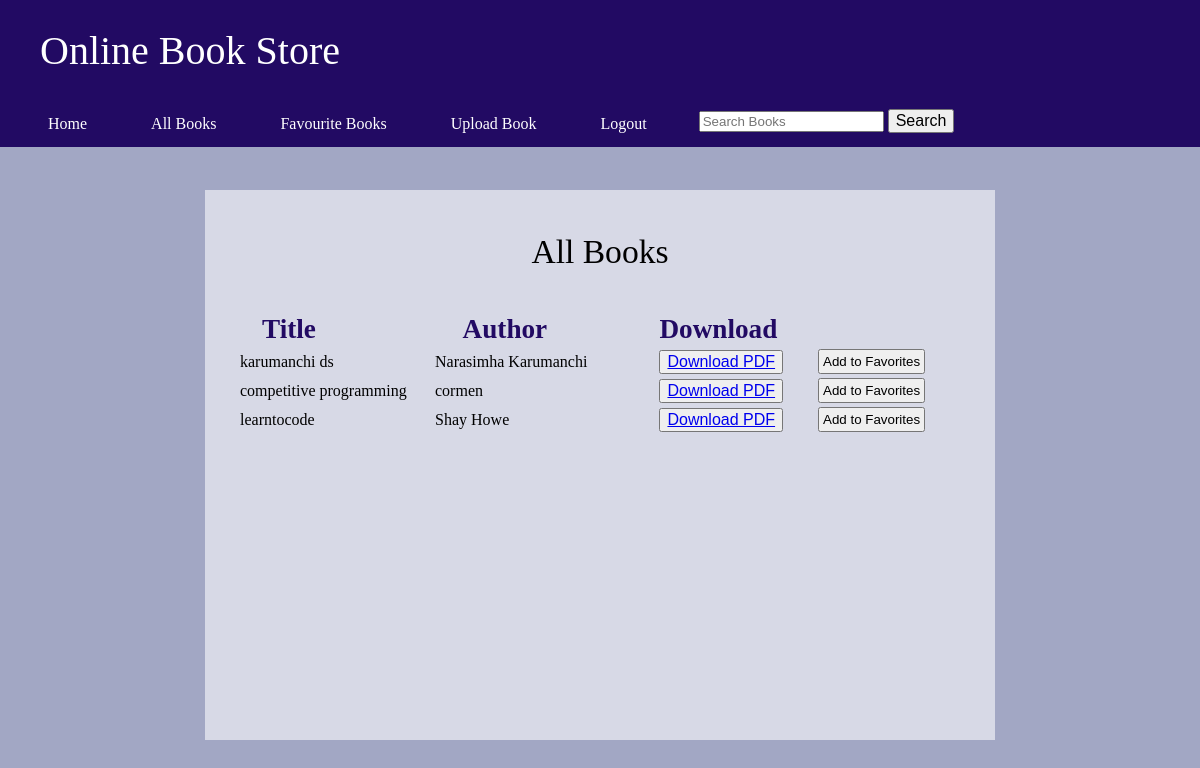
/books/ (signed in), run on the app's committed database.
### accounts/models.py (models this page shows, shortened)
class Book(models.Model):
    title=models.CharField(max_length=100)
    author=models.CharField(max_length=100)
    pdf=models.FileField(upload_to='books/pdfs/')
    category=models.CharField(max_length=30,choices=category_choices,default="")
    usersfav=models.ManyToManyField(User,blank=True)

### accounts/views.py (the view)
# urls.py: path('books/',views.book_list, name='book_list'),
@login_required(login_url='books')
def book_list(request):
    books=Book.objects.all()
    return render(request,'book_list.html',{'books':books})

### templates/book_list.html (shortened to what this page needs)
{% load static %}
<!DOCTYPE html>
<html lang="en" style="background-color:rgba(94, 103, 153, 0.575)">
<head>
    <link rel="stylesheet" type="text/css" href="{% static 'css/style.css' %}">
    <link rel="stylesheet" href="https://cdnjs.cloudflare.com/ajax/libs/font-awesome/4.7.0/css/font-awesome.min.css">
    <div class="topnav">
        <h1 style="color: white;margin-left:40px;">Online Book Store</h1>
        <li><a href="{% url 'frontpage' %}">Home</a></li>
        <li><a href="{% url 'book_list' %}">All Books</a></li>
        <li><a href="{% url 'viewfav' %}">Favourite Books</a></li>
        <li><a href="{% url 'upload_book' %}">Upload Book</a></li>
        <li><a href="{% url 'logoutpage' %}">Logout  &nbsp;&nbsp;&nbsp;&nbsp;&nbsp;&nbsp;&nbsp;&nbsp;</a></li>
        <form method="GET" action="/search" style="margin-top: 35px;">
            <input type="search"  placeholder="Search Books" name="query" id="query" aria-label="Search">
            <button type="submit">Search</button>
          </form>
    </div>
    <div class="prof-box1">
        <h1 style="font-size: 2.1rem;color:black;text-align:center;">All Books</h1>
        <table class="table">
            <thead>
                <tr style="color:rgb(34, 10, 99); font-size:1.7em;">
                    <th>&nbsp;&nbsp;&nbsp;&nbsp;&nbsp;Title &nbsp; &nbsp;&nbsp;&nbsp;&nbsp;&nbsp;&nbsp;&nbsp;&nbsp;&nbsp;&nbsp;&nbsp; </th>
                    <th>&nbsp;&nbsp;&nbsp;&nbsp;&nbsp;&nbsp;&nbsp;Author &nbsp;&nbsp;&nbsp;&nbsp;&nbsp;&nbsp;&nbsp;&nbsp;&nbsp;&nbsp;&nbsp;&nbsp;&nbsp;&nbsp;&nbsp;</th>
                    <th>Download</th>
                    <br>
                </tr>
            </thead>
            <tbody>
                {% for book in books %}
                <tr style="color: black;">
                    <td>&nbsp;&nbsp;&nbsp;{{ book.title }}</td>
                    <td>&nbsp;&nbsp;&nbsp;&nbsp;&nbsp;{{ book.author }}</td>
                    <td style="padding-right: 32px;">
                        <button>
                        <a href="{{ book.pdf.url }}" class="btn btn-primary btn-sm" target="_blank">
                            Download PDF
                        </a>
                        </button></td>
                        <td><input style="padding: 3px;"type="button" id="{{ book.title }}" name="{{ book.title }}" value="Add to Favorites" class="diya"></td>
                </tr>
                {% endfor %}
            </tbody>
        </table>
    </div>
</head>
<body>
</body>
</html>

### static/css/style.css (style rules this page uses)
button { font-size: 16px; }
h1 { font-weight: 100; letter-spacing: 6; font-size: 40px; }
li { display:inline-block; }

### templates/book_list.html (style rules this page uses)
.prof-box1 { width:750px; height:510px; background-color: rgba(255, 255, 255, 0.575); padding: 20px; color:white; margin:0 auto; margin-top: 190px; text-align: left; }
.topnav { overflow: hidden; position:absolute; top:0px; left:0px; width:100%; background-color: rgb(34, 10, 99); }
li { margin-left: 2em; float: left; }
li a { display: block; color: white; text-align: center; padding: 14px 16px; text-decoration: none; }

### data on the page
Book: title "karumanchi ds", author "Narasimha Karumanchi"
Book: title "competitive programming", author "cormen"
Book: title "learntocode", author "Shay Howe"
